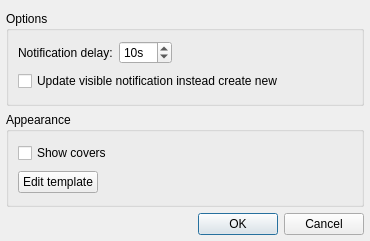
<?xml version="1.0" encoding="UTF-8"?>
<ui version="4.0">
 <class>SettingsDialog</class>
 <widget class="QDialog" name="SettingsDialog">
  <property name="geometry">
   <rect>
    <x>0</x>
    <y>0</y>
    <width>370</width>
    <height>241</height>
   </rect>
  </property>
  <property name="windowTitle">
   <string>KDE 4 Notification Plugin Settings</string>
  </property>
  <layout class="QGridLayout" name="gridLayout">
   <property name="leftMargin">
    <number>6</number>
   </property>
   <property name="rightMargin">
    <number>6</number>
   </property>
   <property name="bottomMargin">
    <number>6</number>
   </property>
   <item row="3" column="0" colspan="2">
    <widget class="QDialogButtonBox" name="buttonBox">
     <property name="orientation">
      <enum>Qt::Horizontal</enum>
     </property>
     <property name="standardButtons">
      <set>QDialogButtonBox::Cancel|QDialogButtonBox::Ok</set>
     </property>
    </widget>
   </item>
   <item row="0" column="0" colspan="2">
    <widget class="QGroupBox" name="groupBox">
     <property name="title">
      <string>Options</string>
     </property>
     <layout class="QGridLayout" name="gridLayout_3">
      <item row="0" column="0">
       <widget class="QLabel" name="label">
        <property name="text">
         <string>Notification delay:</string>
        </property>
       </widget>
      </item>
      <item row="0" column="1">
       <widget class="QSpinBox" name="notifyDelaySpinBox">
        <property name="suffix">
         <string>s</string>
        </property>
        <property name="maximum">
         <number>100</number>
        </property>
        <property name="value">
         <number>10</number>
        </property>
       </widget>
      </item>
      <item row="0" column="2">
       <spacer name="horizontalSpacer_2">
        <property name="orientation">
         <enum>Qt::Horizontal</enum>
        </property>
        <property name="sizeHint" stdset="0">
         <size>
          <width>40</width>
          <height>20</height>
         </size>
        </property>
       </spacer>
      </item>
      <item row="1" column="0" colspan="3">
       <widget class="QCheckBox" name="updateNotifyCheckBox">
        <property name="text">
         <string>Update visible notification instead create new</string>
        </property>
       </widget>
      </item>
     </layout>
    </widget>
   </item>
   <item row="1" column="0" colspan="2">
    <widget class="QGroupBox" name="groupBox_2">
     <property name="title">
      <string>Appearance</string>
     </property>
     <layout class="QVBoxLayout" name="verticalLayout">
      <item>
       <widget class="QCheckBox" name="showCoversCheckBox">
        <property name="text">
         <string>Show covers</string>
        </property>
       </widget>
      </item>
      <item>
       <layout class="QHBoxLayout" name="horizontalLayout">
        <item>
         <widget class="QPushButton" name="templateButton">
          <property name="text">
           <string>Edit template</string>
          </property>
         </widget>
        </item>
        <item>
         <spacer name="horizontalSpacer">
          <property name="orientation">
           <enum>Qt::Horizontal</enum>
          </property>
          <property name="sizeHint" stdset="0">
           <size>
            <width>40</width>
            <height>20</height>
           </size>
          </property>
         </spacer>
        </item>
       </layout>
      </item>
     </layout>
    </widget>
   </item>
  </layout>
 </widget>
 <resources/>
 <connections>
  <connection>
   <sender>buttonBox</sender>
   <signal>accepted()</signal>
   <receiver>SettingsDialog</receiver>
   <slot>accept()</slot>
   <hints>
    <hint type="sourcelabel">
     <x>248</x>
     <y>254</y>
    </hint>
    <hint type="destinationlabel">
     <x>157</x>
     <y>274</y>
    </hint>
   </hints>
  </connection>
  <connection>
   <sender>buttonBox</sender>
   <signal>rejected()</signal>
   <receiver>SettingsDialog</receiver>
   <slot>reject()</slot>
   <hints>
    <hint type="sourcelabel">
     <x>316</x>
     <y>260</y>
    </hint>
    <hint type="destinationlabel">
     <x>286</x>
     <y>274</y>
    </hint>
   </hints>
  </connection>
 </connections>
</ui>
